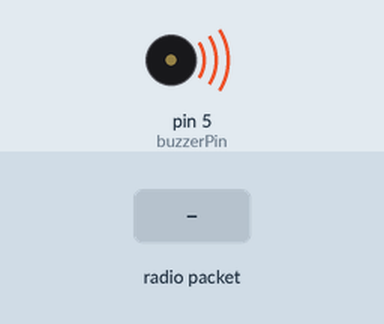
Bench run of a sketch on a simulated Arduino Uno, built with avr-gcc and run on an emulated ATmega328P. Parts: buzzer (waves = sounding). The test bench sets the inputs (shaded band). No radio packets arrive unless stated; what the sketch prints to the serial monitor is not drawn.

Above: at 0.1 s.
At 1.7 s:
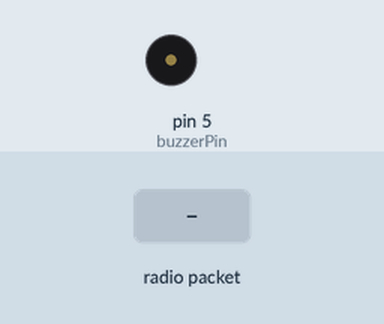
1.8 s: radio packet "0" arrives
Timing chart, 0 to 4.8 s (numbered marks = the images above; inputs shaded):
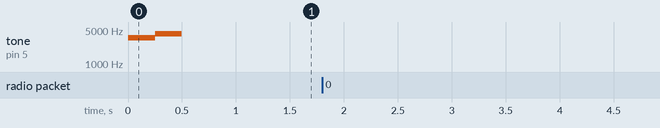

Measured:
- after the input at 1.8 s, every drawn part: stays the same

The sketch:

client_backporch_fridge-control.ino
```cpp
// By: Odalys Benitez and Leon Santen
// Purpose: Receive voltage from server and change lights

#include <SPI.h>
#include <RH_RF95.h>

const int PWR_STRIP = 4;                //pin for power strip switch
const int buzzerPin = 5;                //pin for piezo buzzer

// Singleton instance of the radio driver
RH_RF95 rf95;
float batteryVFloat = 0.01;

void setup()
{
  Serial.begin(9600);
  while (!Serial) ; // Wait for serial port to be available
  if (!rf95.init())
    Serial.println("init failed");
  // Defaults after init are 434.0MHz, 13dBm, Bw = 125 kHz, Cr = 4/5, Sf = 128chips/symbol, CRC on
  buzzerSound(0, 0); // play boot up sound

}

void loop()
{
  //sendMessageToServer();
  //waitForMessageFromServer();
  String batteryVChar = receiveBatteryVoltage();
  //batteryVFloat = atof(batteryVChar); //convert char to float
  batteryVFloat = batteryVChar.toFloat();

  Serial.print("Battery Voltage received: ");
  Serial.println(batteryVFloat);

//  lightLEDbasedOnVoltage (batteryVFloat);
}

//-----------------------------------------------------------------------------------------------
// Functions for setup code
//-----------------------------------------------------------------------------------------------

//-----------------------------------------------------------------------------------------------
// Functions for flight code
//-----------------------------------------------------------------------------------------------

void sendMessageToServer(){
  Serial.println("Sending to rf95_server");
  // Send a message to rf95_server
  uint8_t data[] = "bitch aint a good word";
  rf95.send(data, sizeof(data));
  rf95.waitPacketSent();
}

void waitForMessageFromServer(){
// Now wait for a reply
  uint8_t buf[RH_RF95_MAX_MESSAGE_LEN];
  uint8_t len = sizeof(buf);
  Serial.println(sizeof(buf));

  if (rf95.waitAvailableTimeout(3000))
  {
    // Should be a reply message for us now
    if (rf95.recv(buf, &len))
   {
      Serial.print("got reply: ");
      Serial.println((char*)buf);
//      Serial.print("RSSI: ");
//      Serial.println(rf95.lastRssi(), DEC);
    }
    else
    {
      Serial.println("recv failed");
    }
  }
  else
  {
    Serial.println("No reply, is rf95_server running?");
  }
  delay(400);
}

String receiveBatteryVoltage(){
// Now wait for a reply
  uint8_t buf[RH_RF95_MAX_MESSAGE_LEN];
  uint8_t len = sizeof(buf);

  if (rf95.waitAvailableTimeout(20000))
  {
    // Should be a reply message for us now
    if (rf95.recv(buf, &len))
   {
      Serial.print("got reply: ");
      Serial.println((char*)buf);
//      Serial.print("RSSI: ");
//      Serial.println(rf95.lastRssi(), DEC);
    }
    else
    {
      Serial.println("recv failed");
    }
  }
  else
  {
    Serial.println("No reply, is rf95_server running?");
  }

  delay(400);
  String charvolt = (char*)buf;
  return charvolt;
}


void buzzerSound(int program, int soundSelection){

  if (program == 0){ //boot up program sound
      // beep twice during boot up
  tone(buzzerPin, 3500);
  delay(250);
  tone(buzzerPin, 4200);
  delay(250);
  noTone(buzzerPin);
  }
  }

void fridgeControl(int minimumOnTime, int lowerVoltageThreshold){

}
```
